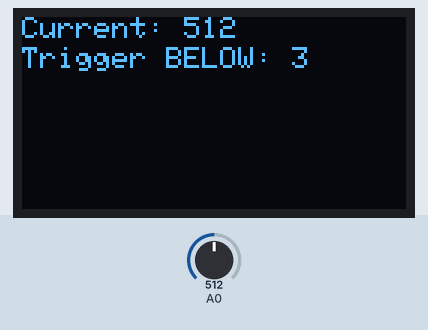
This sketch was run on a simulated Arduino Uno, built with avr-gcc and run on an emulated ATmega328P. Parts: 128×64 one-colour display. The inputs (shaded band) are chosen by the test bench; at power-on: A0 = 512. The display library's start-up logo is not drawn; what the sketch prints to the serial monitor is not drawn.

Above: at 2.6 s.
2.7 s: A0 set to 716
At 4.4 s:
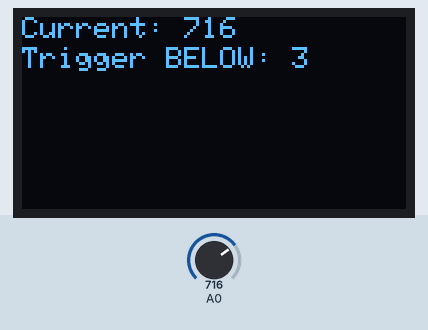
5.6 s: A0 set to 900
At 7.6 s:
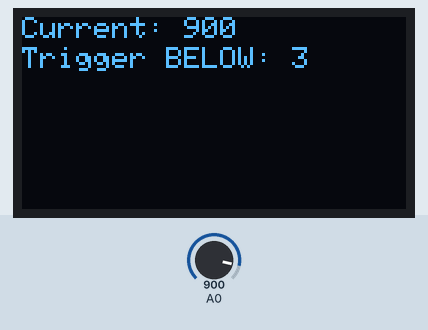
8.7 s: A0 set to 1023
At 10.8 s:
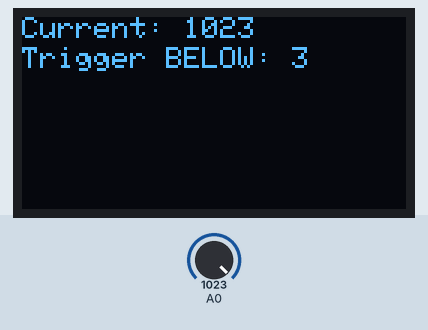
Timing chart, 0 to 12.3 s (numbered marks = the images above; inputs shaded):
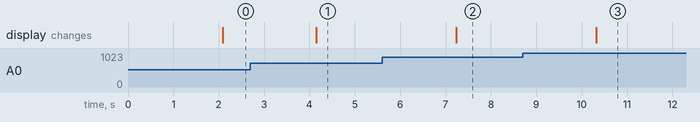

The sketch:

Main.ino
```cpp
#include <SPI.h>
#include <Wire.h>
//Bibliotheken für den betrieb des Displays
#include <Adafruit_GFX.h>
#include <Adafruit_SSD1306.h>

#define OLED_RESET 4
Adafruit_SSD1306 display(OLED_RESET);


void setup() {
	Serial.begin(9600);
  display.begin(SSD1306_SWITCHCAPVCC, 0x3C);
  display.display();
  delay(1000);
  display.clearDisplay();
}
void loop() {
	int value = analogRead(A0);
	Serial.println("Analog Value :");
	Serial.println(value);
  delay(1000);
  display.setTextSize(1);
  display.setTextColor(WHITE);
  display.setCursor(0,0);
  display.print("Current: ");
  display.print(value);
  display.setCursor(0,10);
  display.print("Trigger ");
  display.print("BELOW: ");
  display.print("3");
  display.display();
  display.clearDisplay();
}
```

Measured:
- after the input at 2.7 s, the display: changes after 1.4 s (image 1)
- after the input at 5.6 s, the display: changes after 1.6 s (image 2)
- after the input at 8.7 s, the display: changes after 1.6 s (image 3)
